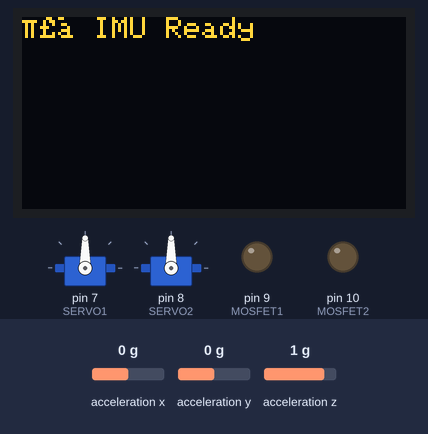
A sketch run on a simulated Arduino Uno, built with avr-gcc and run on an emulated ATmega328P. Shown: 2 × servo, 128×64 one-colour display, output pins drawn as LEDs (lit = HIGH). Inputs (shaded band) come from the test bench; at power-on: acceleration y 0 g, acceleration x 0 g, acceleration z 1 g. The OLED is the two-colour kind (top 16 rows yellow).

Above: at 3.2 s.
3.3 s: acceleration y set to -0.3 g
4.8 s: acceleration y set to -0.6 g
At 5.3 s:
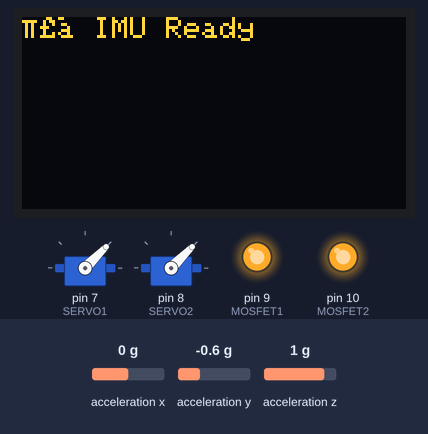
6.3 s: acceleration y set to 0.8 g
At 7.5 s:
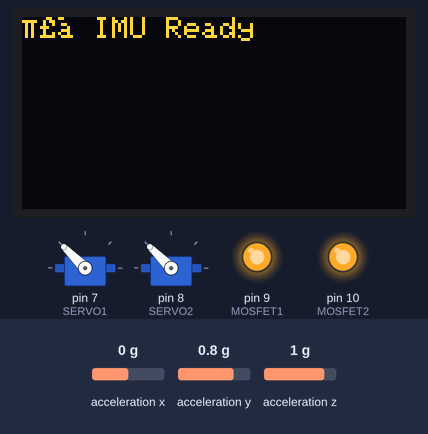
7.8 s: acceleration x set to -1.2 g
9.3 s: acceleration x set to -1.5 g
At 9.9 s:
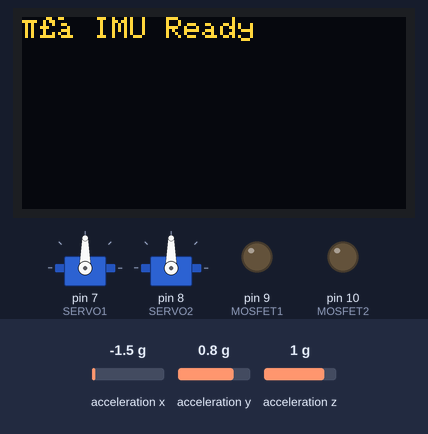
10.8 s: acceleration x set to -0.8 g
At 12.3 s:
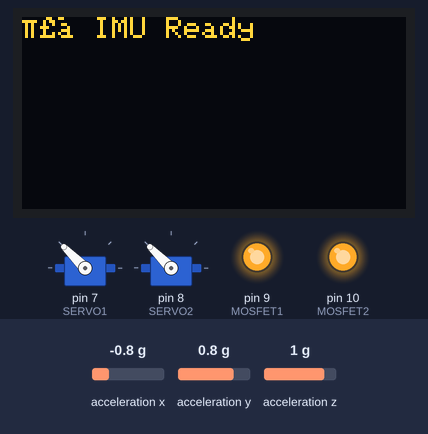
Timing chart, 0 to 13.3 s (numbered marks = the images above; inputs shaded):
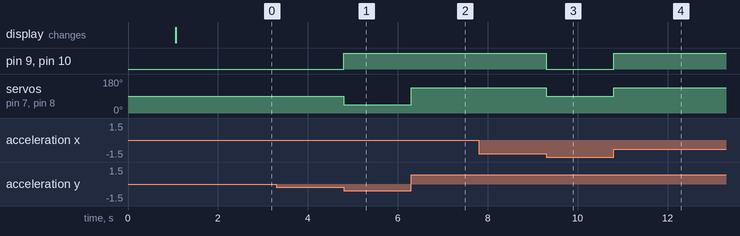

The sketch:

rocketguidencev0.ino
```cpp
#include <Wire.h>
#include <Adafruit_GFX.h>
#include <Adafruit_SSD1306.h>
#include <Arduino_LSM6DSOX.h>
#include <Servo.h>
#include <math.h>

// --- OLED setup ---
#define SCREEN_WIDTH 128
#define SCREEN_HEIGHT 64
Adafruit_SSD1306 display(SCREEN_WIDTH, SCREEN_HEIGHT, &Wire, -1);

// --- Pin definitions ---
#define MOSFET1 9
#define MOSFET2 10
#define SERVO1 7
#define SERVO2 8

// --- Servo objects ---
Servo servo1;
Servo servo2;

// --- IMU data ---
float ax, ay, az;
float roll, pitch, yaw = 0;
unsigned long lastTime = 0;

void setup() {
  Serial.begin(115200);
  delay(1000);

  // --- Setup pins ---
  pinMode(MOSFET1, OUTPUT);
  pinMode(MOSFET2, OUTPUT);
  digitalWrite(MOSFET1, LOW);
  digitalWrite(MOSFET2, LOW);

  // --- Attach servos ---
  servo1.attach(SERVO1);
  servo2.attach(SERVO2);
  servo1.write(90);
  servo2.write(90);

  // --- OLED init ---
  if (!display.begin(SSD1306_SWITCHCAPVCC, 0x3C)) {
    Serial.println(F("❌ OLED not found!"));
    while (true);
  }

  // --- IMU init ---
  if (!IMU.begin()) {
    Serial.println(F("❌ IMU not detected!"));
    while (true);
  }

  display.clearDisplay();
  display.setTextSize(1);
  display.setTextColor(SSD1306_WHITE);
  display.setCursor(0, 0);
  display.println(F("✅ IMU Ready"));
  display.display();

  delay(1000);
  lastTime = millis();
}

void loop() {
  // --- Read IMU acceleration ---
  if (IMU.accelerationAvailable()) {
    IMU.readAcceleration(ax, ay, az);
  }

  // --- Calculate roll angle ---
  roll = atan2(ay, sqrt(ax * ax + az * az)) * 180.0 / PI;

  // --- Control logic ---
    if (roll > 25) {
    // Tilt to the right
    digitalWrite(MOSFET1, HIGH);
    digitalWrite(MOSFET2, HIGH);
    servo1.write(135);  // right
    servo2.write(135);  // right
  }
  else if (roll < -25) {
    // Tilt to the left
    digitalWrite(MOSFET1, HIGH);
    digitalWrite(MOSFET2, HIGH);
    servo1.write(45);   // left
    servo2.write(45);   // left
  }
  else {
    // Neutral position
    digitalWrite(MOSFET1, LOW);
    digitalWrite(MOSFET2, LOW);
    servo1.write(90);
    servo2.write(90);
  }
}
```

Measured:
- the behaviour switches between -0.4 and -0.5 g on acceleration y (found by bisection; images 0 and 1)
- the behaviour switches between -1.3 and -1.4 g on acceleration x (found by bisection; images 2 and 3)
- after the input at 3.3 s, every drawn part: stays the same
- after the input at 4.8 s, pin 9 (MOSFET1), pin 10 (MOSFET2): LOW → HIGH at once; servo on pin 7 (SERVO1), servo on pin 8 (SERVO2): 90° → 45° at once
- after the input at 6.3 s, servo on pin 7 (SERVO1), servo on pin 8 (SERVO2): 45° → 135° at once
- after the input at 7.8 s, every drawn part: stays the same
- after the input at 9.3 s, pin 9 (MOSFET1), pin 10 (MOSFET2): HIGH → LOW at once; servo on pin 7 (SERVO1), servo on pin 8 (SERVO2): 135° → 90° at once
- after the input at 10.8 s, pin 9 (MOSFET1), pin 10 (MOSFET2): LOW → HIGH at once; servo on pin 7 (SERVO1), servo on pin 8 (SERVO2): 90° → 135° at once
